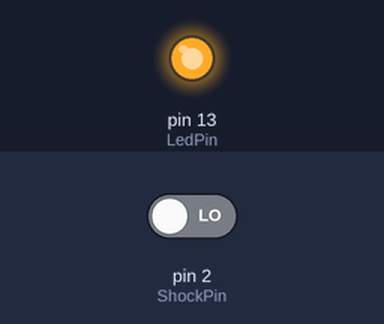
The sketch below on a simulated Arduino Uno, built with avr-gcc and run on an emulated ATmega328P. Parts: output pins drawn as LEDs (lit = HIGH). Inputs (shaded band) come from the test bench; at power-on: pin 2 (ShockPin) LOW.

Above: at 1.2 s.
1.3 s: pin 2 (ShockPin) driven HIGH
At 2.1 s:
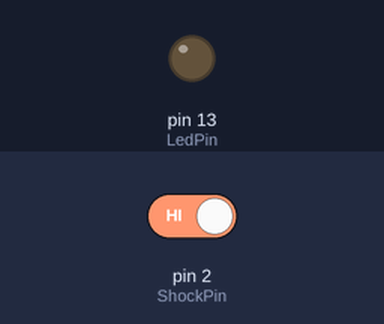
2.8 s: pin 2 (ShockPin) driven LOW
At 3.2 s:
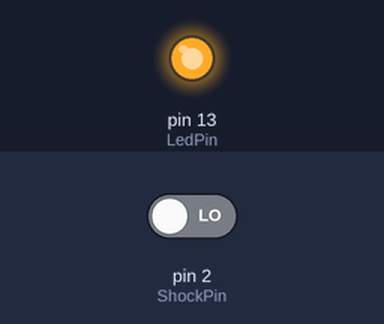
Timing chart, 0 to 5.8 s (numbered marks = the images above; inputs shaded):
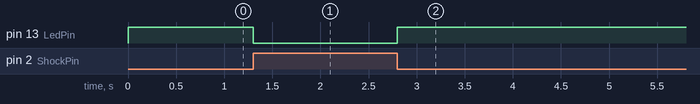

The sketch:

KY-031_Knock_Sensor.ino
```cpp
int LedPin = 13 ;// define LED Interface
int ShockPin = 2; // define the percussion Sensor Interface
int val ;// define numeric variables val

void setup ()
{
  pinMode (LedPin, OUTPUT) ;// define LED as output interface
  pinMode (ShockPin, INPUT) ;// define knock sensor output interface
}

void loop ()
{
  val = digitalRead (ShockPin) ;// read ShockPin
  if (val == HIGH) // When the knock switch is triggered the LED flashes
  {
    digitalWrite (LedPin, LOW);
  }
  else
  {
    digitalWrite (LedPin, HIGH);
  }
}
```

Measured:
- after the input at 1.3 s, pin 13 (LedPin): HIGH → LOW at once
- after the input at 2.8 s, pin 13 (LedPin): LOW → HIGH at once
